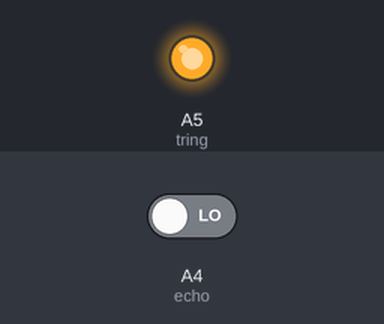
A sketch run on a simulated Arduino Uno, built with avr-gcc and run on an emulated ATmega328P. On the bench: output pins drawn as LEDs (lit = HIGH). The test bench sets the inputs (shaded band); at power-on: A4 (echo) LOW. What the sketch prints to the serial monitor is not drawn.

Above: at 0.1 s.
Timing chart, 0 to 1.6 s (numbered marks = the images above):
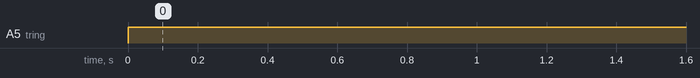

Measured:
- by itself, A5 (tring): LOW → HIGH at 0.00 s

The sketch:

sensorDistancia.ino
```cpp
/**
  Sensor ultrassonico HC-SR04
  @author Guilherme Holi
  -------------------------
  |  Sensor   |  Arduino  |
  |   Vcc     |    5v     |
  |   Trig    |    A5     |
  |   Echo    |    A4     |
  |   GND     |    GND    |
  -------------------------

*/
 //variaveis para medir distancia
int distancia; //cm
long sensor; //variavel de precisão numeros nao inteiros (apoio ao calculo)

void setup() {
  Serial.begin(9600);
  pinMode(A4, INPUT); //echo
  pinMode(A5, OUTPUT); //tring

}

void loop() {
 distancia = ping(); //chamar a funçao ping e armazenar o valor de retorno na variavel distancia

 Serial.print(distancia);
 Serial.println(" cm");


}

//funçao usada para o disparo do pulso e calculo da distancia
//função e um bloco de codigo reutilizavel
long ping() {
  digitalWrite(A5, LOW); //zerar
  delayMicroseconds(2);
  digitalWrite(A5, HIGH); //disparar o pulso sonoro
  delayMicroseconds(10);
  sensor = pulseIn(A4, HIGH); //receber o retorno do pulso
  return (sensor / 29) / 2; //calcular o valor em cm
}
```
